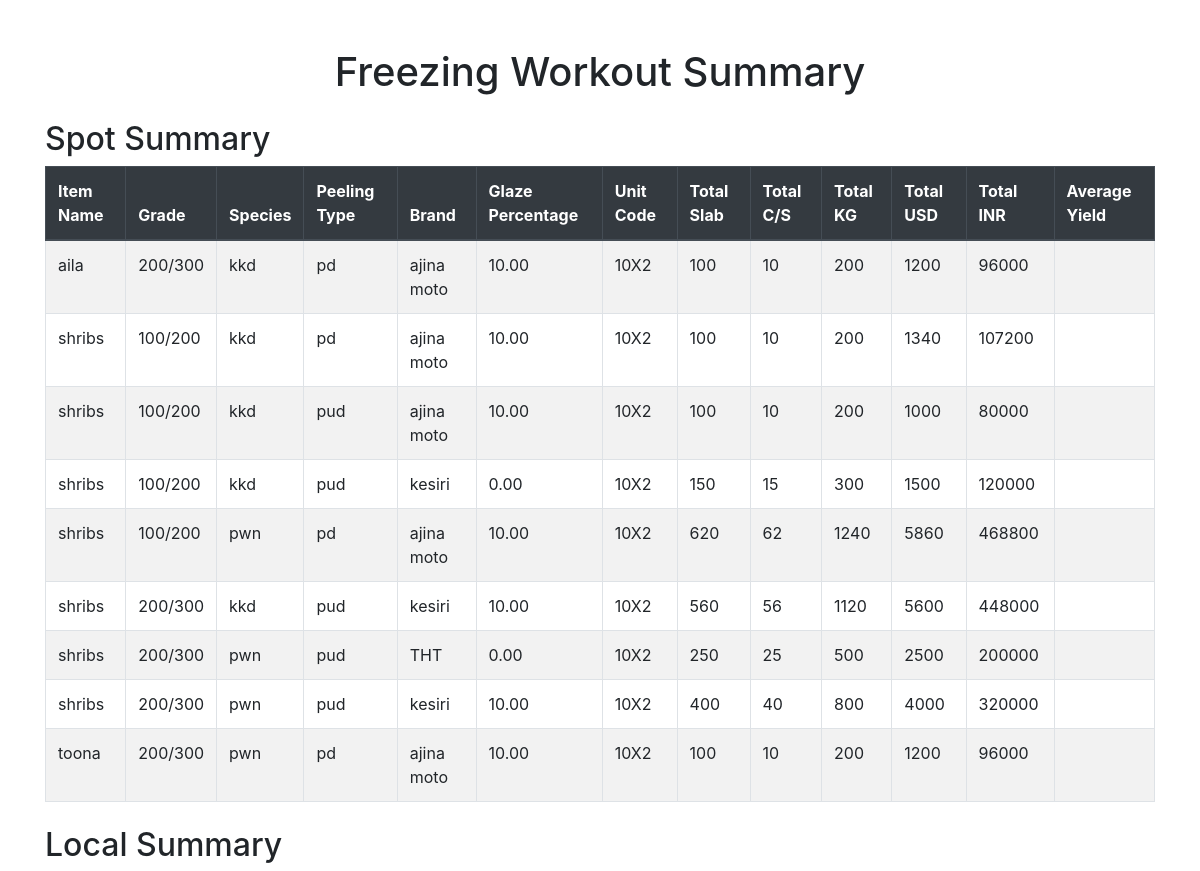
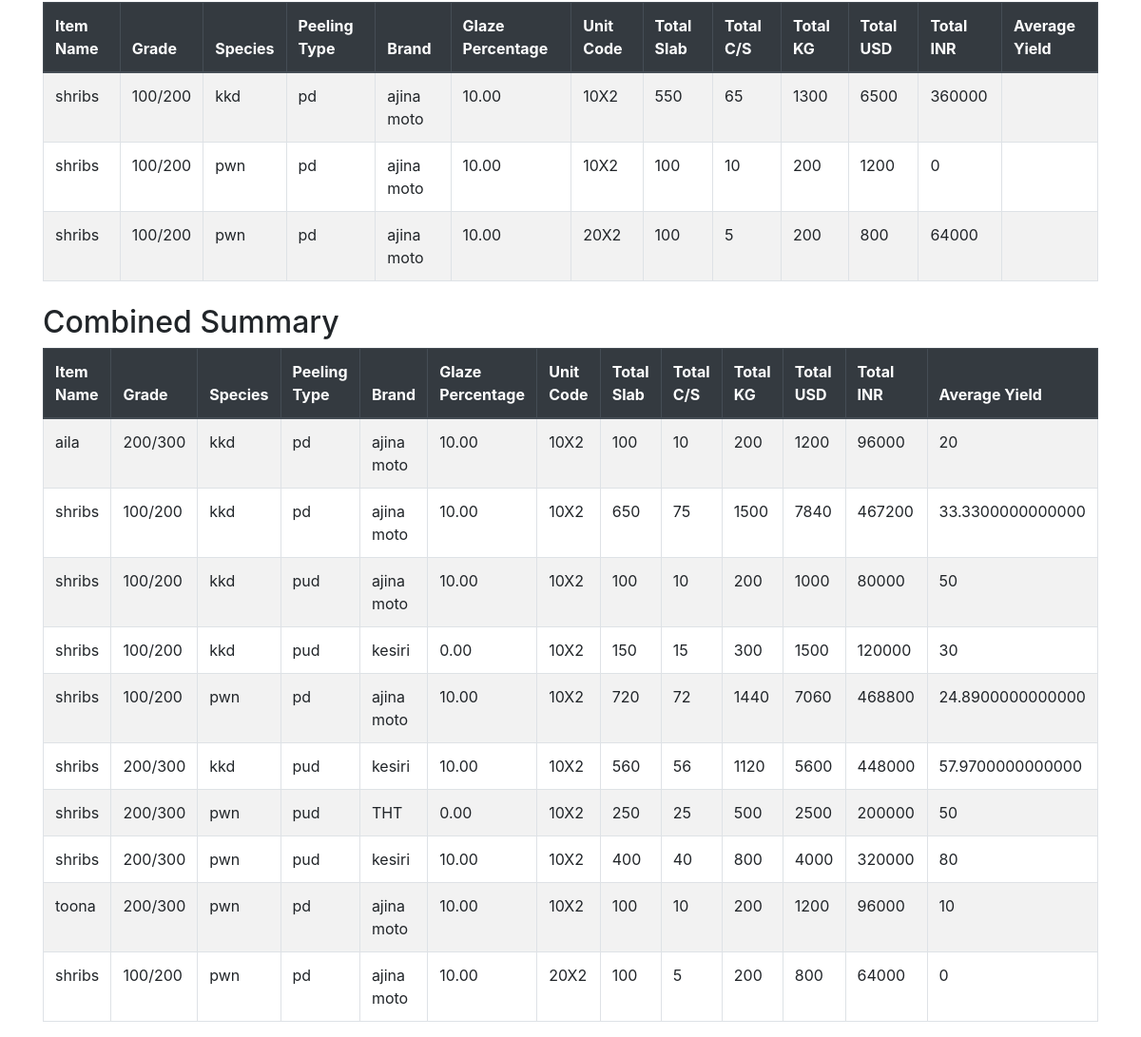
The app's page /adminapp/freezing-workout/ with its own data (2 pictures, top to bottom).
### adminapp/models.py (models this page shows, shortened)
class BaseModel(models.Model):
    id = models.CharField(
        primary_key=True,
        max_length=4,
        editable=False,
        unique=True,
        default=generate_short_id
    )
    class Meta:
        abstract = True

class FreezingEntrySpotItem(BaseModel):
    freezing_entry = models.ForeignKey(FreezingEntrySpot, on_delete=models.CASCADE, related_name='items')
    processing_center = models.ForeignKey('ProcessingCenter', on_delete=models.CASCADE, null=True)
    store = models.ForeignKey('Store', on_delete=models.CASCADE, null=True )
    shed = models.ForeignKey('shed', on_delete=models.CASCADE, related_name='freezing_shed_items')
    item = models.ForeignKey('Item', on_delete=models.CASCADE, related_name='freezing_item_entries')
    unit = models.ForeignKey('PackingUnit', on_delete=models.CASCADE)
    glaze = models.ForeignKey('GlazePercentage', on_delete=models.CASCADE)
    freezing_category = models.ForeignKey('FreezingCategory', on_delete=models.CASCADE)
    brand = models.ForeignKey('ItemBrand', on_delete=models.CASCADE)
    species = models.ForeignKey('Species', on_delete=models.CASCADE)
    peeling_type = models.ForeignKey('ItemType', on_delete=models.CASCADE)
    grade = models.ForeignKey('ItemGrade', on_delete=models.CASCADE)
    slab_quantity = models.DecimalField(max_digits=10, decimal_places=2)
    c_s_quantity = models.DecimalField(max_digits=10, decimal_places=2)
    kg = models.DecimalField(max_digits=10, decimal_places=2)
    usd_rate_per_kg = models.DecimalField(max_digits=10, decimal_places=2)
    usd_rate_item = models.DecimalField(max_digits=10, decimal_places=2)
    usd_rate_item_to_inr = models.DecimalField(max_digits=10, decimal_places=2)
    yield_percentage = models.DecimalField(max_digits=10, decimal_places=2)

class FreezingEntryLocalItem(BaseModel):
    freezing_entry = models.ForeignKey(
        FreezingEntryLocal,
        on_delete=models.CASCADE,
        related_name='items'
    )
    processing_center = models.ForeignKey('ProcessingCenter', on_delete=models.CASCADE, null=True, blank=True)
    store = models.ForeignKey('Store', on_delete=models.CASCADE, null=True, blank=True)
    item = models.ForeignKey('Item', on_delete=models.CASCADE)
    unit = models.ForeignKey('PackingUnit', on_delete=models.CASCADE)
    glaze = models.ForeignKey('GlazePercentage', on_delete=models.CASCADE)
    freezing_category = models.ForeignKey('FreezingCategory', on_delete=models.CASCADE)
    brand = models.ForeignKey('ItemBrand', on_delete=models.CASCADE)
    species = models.ForeignKey('Species', on_delete=models.CASCADE)
    peeling_type = models.ForeignKey('ItemType', on_delete=models.CASCADE)
    grade = models.ForeignKey('ItemGrade', on_delete=models.CASCADE)
    slab_quantity = models.DecimalField(max_digits=10, decimal_places=2, default=0)
    c_s_quantity = models.DecimalField(max_digits=10, decimal_places=2, default=0)
    kg = models.DecimalField(max_digits=10, decimal_places=2, default=0)
    usd_rate_per_kg = models.DecimalField(max_digits=10, decimal_places=2, default=0)
    usd_rate_item = models.DecimalField(max_digits=10, decimal_places=2, default=0)
    usd_rate_item_to_inr = models.DecimalField(max_digits=10, decimal_places=2, default=0)

### adminapp/views.py (the view)
# urls.py: path('freezing-workout/', views.FreezingWorkOutView.as_view(), name='freezing_workout'),
class FreezingWorkOutView(View):
    template_name = "adminapp/freezing/freezing_workout.html"
    def get_summary(self, queryset, has_yield=True):
        qs = (
            queryset
            .select_related(
                'item', 'grade', 'species', 'peeling_type', 'brand',
                'glaze', 'unit', 'freezing_category'
            )
            .values(
                'item__name',
                'grade__grade',
                'species__name',
                'peeling_type__name',
                'brand__name',
                'glaze__percentage',
                'unit__unit_code',
                'freezing_category__name',
            )
        )
        annotations = {
            'total_slab': Coalesce(Sum('slab_quantity'), V(0), output_field=DecimalField()),
            'total_c_s': Coalesce(Sum('c_s_quantity'), V(0), output_field=DecimalField()),
            'total_kg': Coalesce(Sum('kg'), V(0), output_field=DecimalField()),
            'total_usd': Coalesce(Sum('usd_rate_item'), V(0), output_field=DecimalField()),
            'total_inr': Coalesce(Sum('usd_rate_item_to_inr'), V(0), output_field=DecimalField()),
        }
        if has_yield:
            annotations.update({
                'total_yield_sum': Coalesce(Sum('yield_percentage'), V(0), output_field=DecimalField()),
                'count_yield': Count('id'),
            })
        return qs.annotate(**annotations).order_by(
            'item__name', 'grade__grade', 'species__name',
            'peeling_type__name', 'brand__name'
        )
    def get(self, request):
        spot_summary = self.get_summary(FreezingEntrySpotItem.objects.all(), has_yield=True)
        local_summary = self.get_summary(FreezingEntryLocalItem.objects.all(), has_yield=False)
        combined_data = {}
        for dataset, has_yield in [(spot_summary, True), (local_summary, False)]:
            for row in dataset:
                key = (
                    row['item__name'],
                    row['grade__grade'],
                    row['species__name'],
                    row['peeling_type__name'],
                    row['brand__name'],
                    str(row['glaze__percentage']),
                    row['unit__unit_code'],
                    row['freezing_category__name'],
                )
                if key not in combined_data:
                    combined_data[key] = {
                        'item_name': row['item__name'],
                        'grade_name': row['grade__grade'],
                        'species_name': row['species__name'],
                        'peeling_type_name': row['peeling_type__name'],
                        'brand_name': row['brand__name'],
                        'glaze_percentage': row['glaze__percentage'],
                        'unit_code': row['unit__unit_code'],
                        'freezing_category_name': row['freezing_category__name'],
                        'total_slab': Decimal(0),
                        'total_c_s': Decimal(0),
                        'total_kg': Decimal(0),
                        'total_usd': Decimal(0),
                        'total_inr': Decimal(0),
                        'total_yield_sum': Decimal(0),
                        'count_yield': 0,
                    }
                combined_data[key]['total_slab'] += row['total_slab']
                combined_data[key]['total_c_s'] += row['total_c_s']
                combined_data[key]['total_kg'] += row['total_kg']
                combined_data[key]['total_usd'] += row['total_usd']
                combined_data[key]['total_inr'] += row['total_inr']
                if has_yield:
                    combined_data[key]['total_yield_sum'] += row['total_yield_sum']
                    combined_data[key]['count_yield'] += row['count_yield']
        for val in combined_data.values():
            if val['count_yield'] > 0:
                val['avg_yield'] = val['total_yield_sum'] / val['count_yield']
            else:
                val['avg_yield'] = Decimal(0)
        context = {
            'spot_summary': spot_summary,
            'local_summary': local_summary,
            'combined_summary': list(combined_data.values()),
        }
        return render(request, self.template_name, context)

### adminapp/templates/adminapp/freezing/freezing_workout.html (shortened to what this page needs)
<!DOCTYPE html>
<html lang="en">
<head>
    <link rel="stylesheet" href="https://stackpath.bootstrapcdn.com/bootstrap/4.5.2/css/bootstrap.min.css">
</head>
<body>
    <div class="container mt-5">
        <h1 class="text-center">Freezing Workout Summary</h1>
        <h2 class="mt-4">Spot Summary</h2>
        <table class="table table-bordered table-striped">
            <thead class="thead-dark">
                <tr>
                    <th>Item Name</th>
                    <th>Grade</th>
                    <th>Species</th>
                    <th>Peeling Type</th>
                    <th>Brand</th>
                    <th>Glaze Percentage</th>
                    <th>Unit Code</th>
                    <th>Total Slab</th>
                    <th>Total C/S</th>
                    <th>Total KG</th>
                    <th>Total USD</th>
                    <th>Total INR</th>
                    <th>Average Yield</th>
                </tr>
            </thead>
            <tbody>
                {% for row in spot_summary %}
                <tr>
                    <td>{{ row.item__name }}</td>
                    <td>{{ row.grade__grade }}</td>
                    <td>{{ row.species__name }}</td>
                    <td>{{ row.peeling_type__name }}</td>
                    <td>{{ row.brand__name }}</td>
                    <td>{{ row.glaze__percentage }}</td>
                    <td>{{ row.unit__unit_code }}</td>
                    <td>{{ row.total_slab }}</td>
                    <td>{{ row.total_c_s }}</td>
                    <td>{{ row.total_kg }}</td>
                    <td>{{ row.total_usd }}</td>
                    <td>{{ row.total_inr }}</td>
                    <td>{{ row.avg_yield }}</td>
                </tr>
                {% endfor %}
            </tbody>
        </table>
        <h2 class="mt-4">Local Summary</h2>
        <table class="table table-bordered table-striped">
            <thead class="thead-dark">
                <tr>
                    <th>Item Name</th>
                    <th>Grade</th>
                    <th>Species</th>
                    <th>Peeling Type</th>
                    <th>Brand</th>
                    <th>Glaze Percentage</th>
                    <th>Unit Code</th>
                    <th>Total Slab</th>
                    <th>Total C/S</th>
                    <th>Total KG</th>
                    <th>Total USD</th>
                    <th>Total INR</th>
                    <th>Average Yield</th>
                </tr>
            </thead>
            <tbody>
                {% for row in local_summary %}
                <tr>
                    <td>{{ row.item__name }}</td>
                    <td>{{ row.grade__grade }}</td>
                    <td>{{ row.species__name }}</td>
                    <td>{{ row.peeling_type__name }}</td>
                    <td>{{ row.brand__name }}</td>
                    <td>{{ row.glaze__percentage }}</td>
                    <td>{{ row.unit__unit_code }}</td>
                    <td>{{ row.total_slab }}</td>
                    <td>{{ row.total_c_s }}</td>
                    <td>{{ row.total_kg }}</td>
                    <td>{{ row.total_usd }}</td>
                    <td>{{ row.total_inr }}</td>
                    <td>{{ row.avg_yield }}</td>
                </tr>
                {% endfor %}
            </tbody>
        </table>
        <h2 class="mt-4">Combined Summary</h2>
        <table class="table table-bordered table-striped">
            <thead class="thead-dark">
                <tr>
                    <th>Item Name</th>
                    <th>Grade</th>
                    <th>Species</th>
                    <th>Peeling Type</th>
                    <th>Brand</th>
                    <th>Glaze Percentage</th>
                    <th>Unit Code</th>
                    <th>Total Slab</th>
                    <th>Total C/S</th>
                    <th>Total KG</th>
                    <th>Total USD</th>
                    <th>Total INR</th>
                    <th>Average Yield</th>
                </tr>
            </thead>
            <tbody>
                {% for row in combined_summary %}
                <tr>
                    <td>{{ row.item_name }}</td>
                    <td>{{ row.grade_name }}</td>
                    <td>{{ row.species_name }}</td>
                    <td>{{ row.peeling_type_name }}</td>
                    <td>{{ row.brand_name }}</td>
                    <td>{{ row.glaze_percentage }}</td>
                    <td>{{ row.unit_code }}</td>
                    <td>{{ row.total_slab }}</td>
                    <td>{{ row.total_c_s }}</td>
                    <td>{{ row.total_kg }}</td>
                    <td>{{ row.total_usd }}</td>
                    <td>{{ row.total_inr }}</td>
                    <td>{{ row.avg_yield }}</td>
                </tr>
                {% endfor %}
            </tbody>
        </table>
    </div>
</body>
</html>

### records on screen
FreezingEntrySpotItem: item__name "shribs", grade__grade "100/200", species__name "kkd", peeling_type__name "pd", brand__name "ajina moto", glaze__percentage "10.00", unit__unit_code "10X2", total_slab "100", total_c_s "10", total_kg "200", total_usd "1340", total_inr "107200"
FreezingEntrySpotItem: item__name "shribs", grade__grade "100/200", species__name "kkd", peeling_type__name "pud", brand__name "kesiri", glaze__percentage "0.00", unit__unit_code "10X2", total_slab "150", total_c_s "15", total_kg "300", total_usd "1500", total_inr "120000", item_name "shribs", grade_name "100/200", species_name "kkd", peeling_type_name "pud", brand_name "kesiri", glaze_percentage "0.00", unit_code "10X2", avg_yield "30"
FreezingEntrySpotItem: item__name "shribs", grade__grade "200/300", species__name "kkd", peeling_type__name "pud", brand__name "kesiri", glaze__percentage "10.00", unit__unit_code "10X2", total_slab "560", total_c_s "56", total_kg "1120", total_usd "5600", total_inr "448000", item_name "shribs", grade_name "200/300", species_name "kkd", peeling_type_name "pud", brand_name "kesiri", glaze_percentage "10.00", unit_code "10X2", avg_yield "57.9700000000000"
FreezingEntrySpotItem: item__name "shribs", grade__grade "200/300", species__name "pwn", peeling_type__name "pud", brand__name "kesiri", glaze__percentage "10.00", unit__unit_code "10X2", total_slab "400", total_c_s "40", total_kg "800", total_usd "4000", total_inr "320000", item_name "shribs", grade_name "200/300", species_name "pwn", peeling_type_name "pud", brand_name "kesiri", glaze_percentage "10.00", unit_code "10X2", avg_yield "80"
FreezingEntryLocalItem: item__name "shribs", grade__grade "100/200", species__name "pwn", peeling_type__name "pd", brand__name "ajina moto", glaze__percentage "10.00", unit__unit_code "10X2", total_slab "100", total_c_s "10", total_kg "200", total_usd "1200", total_inr "0"
FreezingEntrySpotItem: item_name "aila", grade_name "200/300", species_name "kkd", peeling_type_name "pd", brand_name "ajina moto", glaze_percentage "10.00", unit_code "10X2", total_slab "100", total_c_s "10", total_kg "200", total_usd "1200", total_inr "96000", avg_yield "20"
FreezingEntrySpotItem: item_name "shribs", grade_name "100/200", species_name "kkd", peeling_type_name "pud", brand_name "ajina moto", glaze_percentage "10.00", unit_code "10X2", total_slab "100", total_c_s "10", total_kg "200", total_usd "1000", total_inr "80000", avg_yield "50"
FreezingEntrySpotItem: item_name "shribs", grade_name "200/300", species_name "pwn", peeling_type_name "pud", brand_name "THT", glaze_percentage "0.00", unit_code "10X2", total_slab "250", total_c_s "25", total_kg "500", total_usd "2500", total_inr "200000", avg_yield "50"

### other values on screen
{{ row.item__name }} "aila" "shribs" "shribs" "shribs" "toona"
{{ row.grade__grade }} "200/300" "100/200" "100/200" "200/300" "200/300"
{{ row.species__name }} "kkd" "kkd" "pwn" "pwn" "pwn"
{{ row.peeling_type__name }} "pd" "pud" "pd" "pud" "pd"
{{ row.brand__name }} "ajina moto" "ajina moto" "ajina moto" "THT" "ajina moto"
{{ row.glaze__percentage }} "10.00" "10.00" "10.00" "0.00" "10.00"
{{ row.unit__unit_code }} "10X2" "10X2" "10X2" "10X2" "10X2"
{{ row.total_slab }} "100" "100" "620" "250" "100"
{{ row.total_c_s }} "10" "10" "62" "25" "10"
{{ row.total_kg }} "200" "200" "1240" "500" "200"
{{ row.total_usd }} "1200" "1000" "5860" "2500" "1200"
{{ row.total_inr }} "96000" "80000" "468800" "200000" "96000"
{{ row.item__name }} "shribs" "shribs"
{{ row.grade__grade }} "100/200" "100/200"
{{ row.species__name }} "kkd" "pwn"
